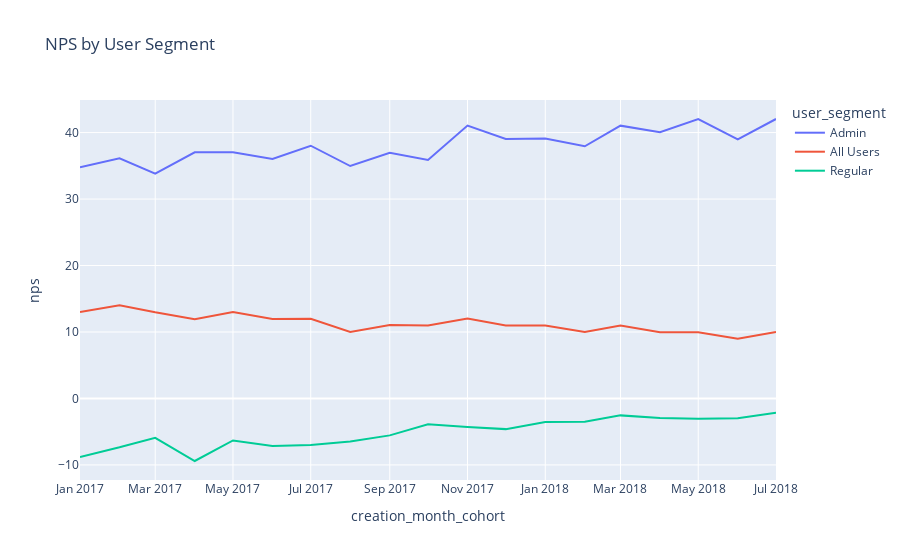

The notebook cell saved with this chart:
### Markdown cell above
### 2. Display the trend of NPS over time by month for the 3 following segments: all users; admins only; regular users only.

### Code cell
# Line Chart of NPS by User Segment
df_monthly_nps['creation_month_cohort'] = df_monthly_nps['creation_month_cohort'].astype(str)

fig = px.line(df_monthly_nps, x="creation_month_cohort", y="nps", 
                  color="user_segment", 
                  line_group="user_segment",
                  title='NPS by User Segment'
                )
fig.show()

### Figure 1 — Plotly figure (JSON) as saved in the notebook; plotly's stock layout.template omitted (floating-point values rounded to 4 significant figures)
{"data": [{"hovertemplate": "user_segment=Admin<br>creation_month_cohort=%{x}<br>nps=%{y}<extra></extra>", "legendgroup": "Admin", "line": {"color": "#636efa", "dash": "solid"}, "marker": {"symbol": "circle"}, "mode": "lines", "name": "Admin", "orientation": "v", "showlegend": true, "type": "scatter", "x": ["2017-01", "2017-02", "2017-03", "2017-04", "2017-05", "2017-06", "2017-07", "2017-08", "2017-09", "2017-10", "2017-11", "2017-12", "2018-01", "2018-02", "2018-03", "2018-04", "2018-05", "2018-06", "2018-07"], "xaxis": "x", "y": [34.8, 36.12, 33.82, 37.02, 37.05, 36.02, 38.02, 34.97, 36.97, 35.87, 41.05, 39.04, 39.12, 37.94, 41.04, 40.04, 42.04, 38.98, 42.05], "yaxis": "y"}, {"hovertemplate": "user_segment=All Users<br>creation_month_cohort=%{x}<br>nps=%{y}<extra></extra>", "legendgroup": "All Users", "line": {"color": "#EF553B", "dash": "solid"}, "marker": {"symbol": "circle"}, "mode": "lines", "name": "All Users", "orientation": "v", "showlegend": true, "type": "scatter", "x": ["2017-01", "2017-02", "2017-03", "2017-04", "2017-05", "2017-06", "2017-07", "2017-08", "2017-09", "2017-10", "2017-11", "2017-12", "2018-01", "2018-02", "2018-03", "2018-04", "2018-05", "2018-06", "2018-07"], "xaxis": "x", "y": [13, 14.02, 12.95, 11.92, 12.99, 11.97, 11.99, 10, 11.04, 10.98, 12.02, 10.97, 10.99, 10.02, 10.97, 9.968, 9.971, 8.979, 10], "yaxis": "y"}, {"hovertemplate": "user_segment=Regular<br>creation_month_cohort=%{x}<br>nps=%{y}<extra></extra>", "legendgroup": "Regular", "line": {"color": "#00cc96", "dash": "solid"}, "marker": {"symbol": "circle"}, "mode": "lines", "name": "Regular", "orientation": "v", "showlegend": true, "type": "scatter", "x": ["2017-01", "2017-02", "2017-03", "2017-04", "2017-05", "2017-06", "2017-07", "2017-08", "2017-09", "2017-10", "2017-11", "2017-12", "2018-01", "2018-02", "2018-03", "2018-04", "2018-05", "2018-06", "2018-07"], "xaxis": "x", "y": [-8.8, -7.353, -5.921, -9.412, -6.316, -7.16, -6.987, -6.489, -5.556, -3.896, -4.284, -4.615, -3.535, -3.519, -2.548, -2.941, -3.071, -2.983, -2.155], "yaxis": "y"}], "layout": {"legend": {"title": {"text": "user_segment"}, "tracegroupgap": 0}, "title": {"text": "NPS by User Segment"}, "xaxis": {"anchor": "y", "domain": [0, 1], "title": {"text": "creation_month_cohort"}}, "yaxis": {"anchor": "x", "domain": [0, 1], "title": {"text": "nps"}}}}
